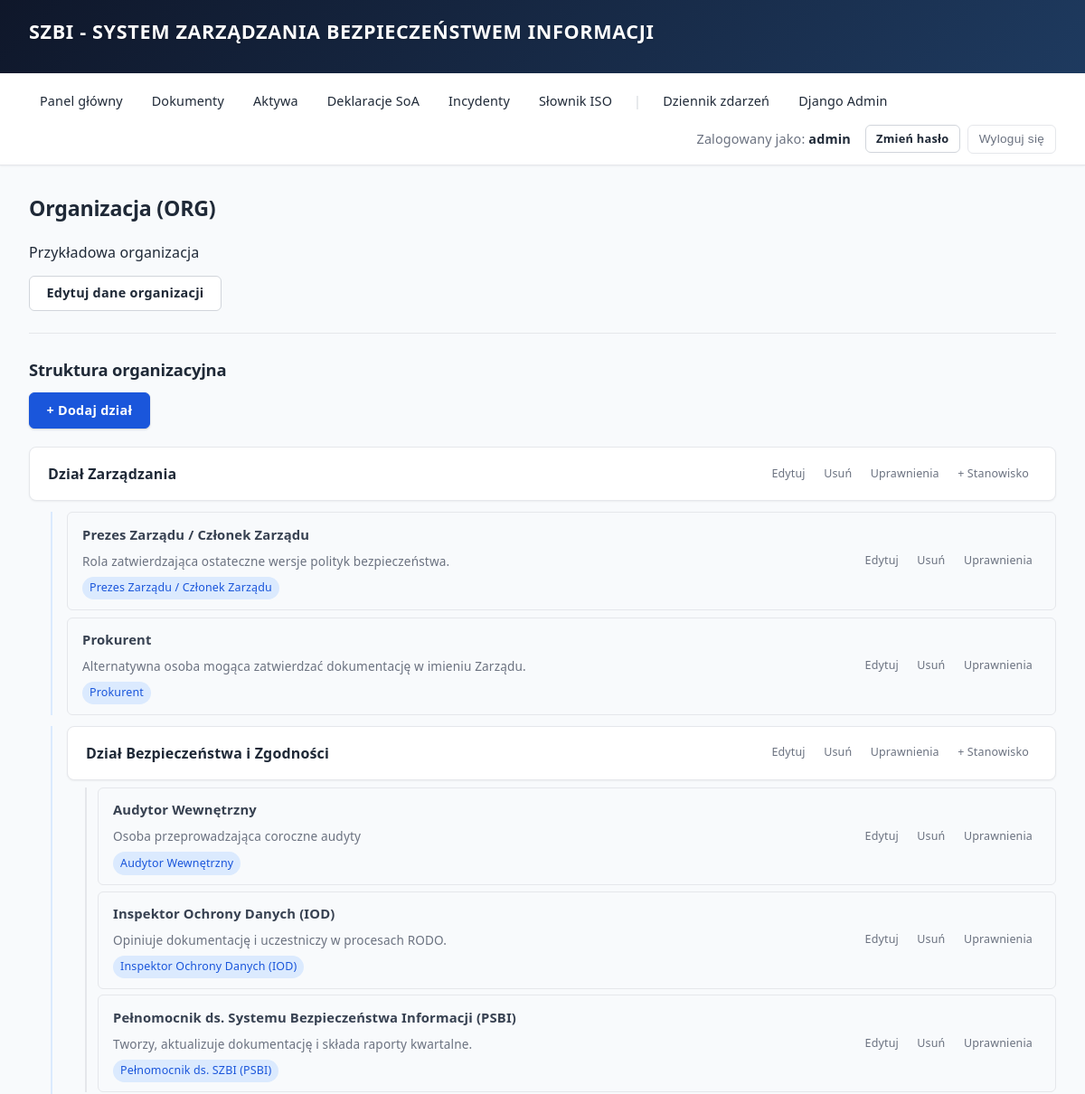
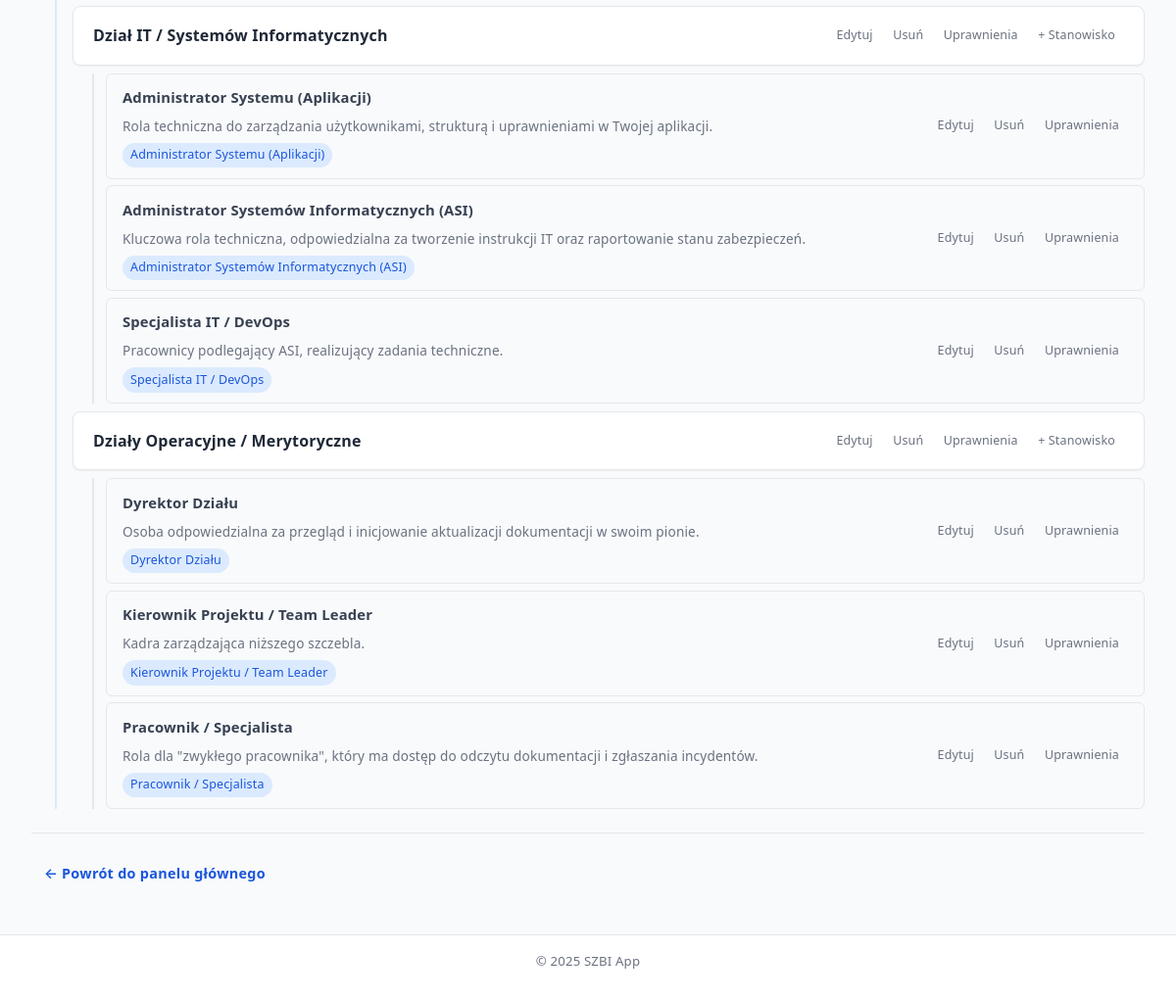
The page /organizacja/ (signed in) on the database its author committed (2 pictures, top to bottom).
### core/models.py (models this page shows, shortened)
class Organization(models.Model):
    name = models.CharField(max_length=255, verbose_name="Nazwa organizacji")
    short_name = models.CharField(max_length=50, verbose_name="Skrót nazwy", blank=True)
    description = models.TextField(verbose_name="Opis", blank=True)
    address = models.TextField(verbose_name="Adres", blank=True)
    phone = models.CharField(max_length=50, verbose_name="Telefon", blank=True)
    email = models.EmailField(verbose_name="Email", blank=True)
    website = models.URLField(verbose_name="Strona WWW", blank=True)
    nip = models.CharField(max_length=20, verbose_name="NIP", blank=True)
    regon = models.CharField(max_length=20, verbose_name="REGON", blank=True)
    parent = models.ForeignKey(
        'self',
        on_delete=models.CASCADE,
        null=True,
        blank=True,
        related_name='children',
        verbose_name="Organizacja nadrzędna"
    )
    created_at = models.DateTimeField(auto_now_add=True, verbose_name="Data utworzenia")
    updated_at = models.DateTimeField(auto_now=True, verbose_name="Data modyfikacji")
    created_by = models.ForeignKey(
        User,
        on_delete=models.SET_NULL,
        null=True,
        related_name='created_organizations',
        verbose_name="Utworzył"
    )
    class Meta:
        verbose_name = "Organizacja"
        verbose_name_plural = "Organizacje"
        ordering = ['name']

class Department(models.Model):
    organization = models.ForeignKey(
        Organization,
        on_delete=models.CASCADE,
        related_name='departments',
        verbose_name="Organizacja"
    )
    name = models.CharField(max_length=255, verbose_name="Nazwa działu")
    description = models.TextField(verbose_name="Opis", blank=True)
    parent = models.ForeignKey(
        'self',
        on_delete=models.CASCADE,
        null=True,
        blank=True,
        related_name='subdepartments',
        verbose_name="Dział nadrzędny"
    )
    created_at = models.DateTimeField(auto_now_add=True, verbose_name="Data utworzenia")
    updated_at = models.DateTimeField(auto_now=True, verbose_name="Data modyfikacji")
    class Meta:
        verbose_name = "Dział"
        verbose_name_plural = "Działy"
        ordering = ['organization', 'name']

class Position(models.Model):
    organization = models.ForeignKey(
        Organization,
        on_delete=models.CASCADE,
        related_name='positions',
        verbose_name="Organizacja"
    )
    name = models.CharField(max_length=255, verbose_name="Nazwa stanowiska")
    description = models.TextField(verbose_name="Opis", blank=True)
    department = models.ForeignKey(
        Department,
        on_delete=models.SET_NULL,
        null=True,
        blank=True,
        related_name='positions',
        verbose_name="Dział"
    )
    created_at = models.DateTimeField(auto_now_add=True, verbose_name="Data utworzenia")
    updated_at = models.DateTimeField(auto_now=True, verbose_name="Data modyfikacji")
    class Meta:
        verbose_name = "Stanowisko"
        verbose_name_plural = "Stanowiska"
        ordering = ['organization', 'name']

class PositionPermission(models.Model):
    position = models.ForeignKey(
        Position,
        on_delete=models.CASCADE,
        related_name='permission_assignments',
        verbose_name="Stanowisko"
    )
    permission_group = models.ForeignKey(
        PermissionGroup,
        on_delete=models.CASCADE,
        related_name='position_assignments',
        verbose_name="Grupa uprawnień"
    )
    created_at = models.DateTimeField(auto_now_add=True, verbose_name="Data przypisania")
    class Meta:
        verbose_name = "Uprawnienie stanowiska"
        verbose_name_plural = "Uprawnienia stanowisk"
        unique_together = ['position', 'permission_group']

class PermissionGroup(models.Model):
    name = models.CharField(max_length=255, verbose_name="Nazwa grupy")
    description = models.TextField(verbose_name="Opis", blank=True)
    permissions = models.ManyToManyField(
        Permission,
        blank=True,
        related_name='groups',
        verbose_name="Uprawnienia"
    )
    created_at = models.DateTimeField(auto_now_add=True, verbose_name="Data utworzenia")
    updated_at = models.DateTimeField(auto_now=True, verbose_name="Data modyfikacji")
    class Meta:
        verbose_name = "Grupa uprawnień"
        verbose_name_plural = "Grupy uprawnień"
        ordering = ['name']

### core/views.py (the view)
# urls.py: path('organizacja/', views.organization_structure, name='organization_structure'),
@login_required
@user_passes_test(is_admin)
def organization_structure(request):
    organization = get_or_create_organization()
    departments = organization.departments.filter(parent__isnull=True)
    return render(request, 'core/organization_structure.html', {
        'organization': organization,
        'departments': departments,
    })

### core/views.py (called while the page is built)
def is_admin(user):
    return user.is_staff or user.is_superuser

def get_or_create_organization():
    org, created = Organization.objects.get_or_create(
        pk=1,
        defaults={'name': 'Moja Organizacja', 'short_name': 'MO'}
    )
    return org

### templates/core/organization_structure.html (shortened to what this page needs)
{% extends "base.html" %}
{% block content %}
<h2>{{ organization.name }}{% if organization.short_name %} ({{ organization.short_name }}){% endif %}</h2>
{% if organization.description %}
<p>{{ organization.description }}</p>
{% endif %}
<p class="actions">
    <a href="{% url 'core:organization_edit' %}" class="btn btn-outline">Edytuj dane organizacji</a>
</p>
<hr>
<h3>Struktura organizacyjna</h3>
<p class="actions"><a href="{% url 'core:department_create' %}" class="btn">+ Dodaj dział</a></p>
{% if departments %}
<ul class="org-tree">
    {% for dept in departments %}
    <li>
        <div class="org-node">
            <div class="org-node-header">
                <div>
                    <strong>{{ dept.name }}</strong>
                </div>
                <small class="tree-actions">
                    <a href="{% url 'core:department_update' pk=dept.pk %}">Edytuj</a>
                    <a href="{% url 'core:department_delete' pk=dept.pk %}">Usuń</a>
                    <a href="{% url 'core:department_permissions' pk=dept.pk %}">Uprawnienia</a>
                    <a href="{% url 'core:position_create_in_dept' dept_pk=dept.pk %}">+ Stanowisko</a>
                </small>
            </div>
        </div>
        {% if dept.positions.exists %}
        <ul class="org-children">
            {% for pos in dept.positions.all %}
            <li>
                <div class="org-child-node">
                    <div class="org-node-header">
                        <div>
                            <strong>{{ pos.name }}</strong>
                            {% if pos.description %}<div class="org-node-meta">{{ pos.description }}</div>{% endif %}
                            {% if pos.permission_assignments.exists %}
                            <span class="org-node-perms">
                                {% for pa in pos.permission_assignments.all %}{{ pa.permission_group.name }}{% if not forloop.last %}, {% endif %}{% endfor %}
                            </span>
                            {% endif %}
                        </div>
                        <small class="tree-actions">
                            <a href="{% url 'core:position_update' pk=pos.pk %}">Edytuj</a>
                            <a href="{% url 'core:position_delete' pk=pos.pk %}">Usuń</a>
                            <a href="{% url 'core:position_permissions' pk=pos.pk %}">Uprawnienia</a>
                        </small>
                    </div>
                </div>
            </li>
            {% endfor %}
        </ul>
        {% endif %}
        {% if dept.subdepartments.exists %}
        <ul class="org-children">
            {% for subdept in dept.subdepartments.all %}
            <li>
                <div class="org-node">
                    <div class="org-node-header">
                        <div>
                            <strong>{{ subdept.name }}</strong>
                        </div>
                        <small class="tree-actions">
                            <a href="{% url 'core:department_update' pk=subdept.pk %}">Edytuj</a>
                            <a href="{% url 'core:department_delete' pk=subdept.pk %}">Usuń</a>
                            <a href="{% url 'core:department_permissions' pk=subdept.pk %}">Uprawnienia</a>
                            <a href="{% url 'core:position_create_in_dept' dept_pk=subdept.pk %}">+ Stanowisko</a>
                        </small>
                    </div>
                </div>
                {% if subdept.positions.exists %}
                <ul class="org-sub-children">
                    {% for pos in subdept.positions.all %}
                    <li>
                        <div class="org-child-node">
                            <div class="org-node-header">
                                <div>
                                    <strong>{{ pos.name }}</strong>
                                    {% if pos.description %}<div class="org-node-meta">{{ pos.description }}</div>{% endif %}
                                    {% if pos.permission_assignments.exists %}
                                    <span class="org-node-perms">
                                        {% for pa in pos.permission_assignments.all %}{{ pa.permission_group.name }}{% if not forloop.last %}, {% endif %}{% endfor %}
                                    </span>
                                    {% endif %}
                                </div>
                                <small class="tree-actions">
                                    <a href="{% url 'core:position_update' pk=pos.pk %}">Edytuj</a>
                                    <a href="{% url 'core:position_delete' pk=pos.pk %}">Usuń</a>
                                    <a href="{% url 'core:position_permissions' pk=pos.pk %}">Uprawnienia</a>
                                </small>
                            </div>
                        </div>
                    </li>
                    {% endfor %}
                </ul>
                {% endif %}
            </li>
            {% endfor %}
        </ul>
        {% endif %}
    </li>
    {% endfor %}
</ul>
{% else %}
<p>Brak działów. <a href="{% url 'core:department_create' %}" class="btn">Dodaj pierwszy dział</a>.</p>
{% endif %}
<hr>
<p>
    <a href="{% url 'core:dashboard' %}" class="btn btn-ghost">← Powrót do panelu głównego</a>
</p>
{% endblock %}

### templates/base.html (shortened to what this page needs)
{% load static %}
<!DOCTYPE html>
<html lang="pl">
<head>
    <link rel="stylesheet" href="{% static 'css/style.css' %}">
</head>
<body>
    <header>
        <h1>SZBI - System Zarządzania Bezpieczeństwem Informacji</h1>
    </header>
    <nav>
        {% if user.is_authenticated %}
            <a href="{% url 'core:dashboard' %}">Panel główny</a>
            <a href="/documents/">Dokumenty</a>
            <a href="/aktywa/">Aktywa</a>
            <a href="/deklaracje/">Deklaracje SoA</a>
            <a href="/incydenty/">Incydenty</a>
            <a href="/slownik/">Słownik ISO</a>
            {% if user.is_staff %}
                <span class="nav-separator">|</span>
                <a href="{% url 'core:activity_log_list' %}">Dziennik zdarzeń</a>
                <a href="/admin/">Django Admin</a>
            {% endif %}
            <span>Zalogowany jako: <strong>{{ user.username }}</strong></span>
            <a href="{% url 'core:password_change' %}" class="btn btn-sm btn-outline" style="margin-left: 0.5rem;">Zmień hasło</a>
            <form method="post" action="{% url 'logout' %}">
                <button type="submit">Wyloguj się</button>
            </form>
        {% else %}
            <a href="{% url 'login' %}">Zaloguj się</a>
        {% endif %}
    </nav>
    <main>
        {% block content %}
        {% endblock %}
    </main>
    <footer>
        <p>&copy; 2025 SZBI App</p>
    </footer>
</body>
</html>

### rows shown on the page
Organization: name "Organizacja", short_name "ORG", description "Przykładowa organizacja"
Department: name "Dział Zarządzania"
Position: name "Prezes Zarządu / Członek Zarządu", description "Rola zatwierdzająca ostateczne wersje polityk bezpieczeństwa."
PositionPermission: permission_group.name "Prezes Zarządu / Członek Zarządu"
Position: name "Prokurent", description "Alternatywna osoba mogąca zatwierdzać dokumentację w imieniu Zarządu."
PositionPermission: permission_group.name "Prokurent"
Department: name "Dział Bezpieczeństwa i Zgodności"
Position: name "Audytor Wewnętrzny", description "Osoba przeprowadzająca coroczne audyty"
PositionPermission: permission_group.name "Audytor Wewnętrzny"
Position: name "Inspektor Ochrony Danych (IOD)", description "Opiniuje dokumentację i uczestniczy w procesach RODO."
PositionPermission: permission_group.name "Inspektor Ochrony Danych (IOD)"
Position: name "Pełnomocnik ds. Systemu Bezpieczeństwa Informacji (PSBI)", description "Tworzy, aktualizuje dokumentację i składa raporty kwartalne."
PositionPermission: permission_group.name "Pełnomocnik ds. SZBI (PSBI)"
Department: name "Dział IT / Systemów Informatycznych"
Position: name "Administrator Systemu (Aplikacji)", description "Rola techniczna do zarządzania użytkownikami, strukturą i uprawnieniami w Twojej aplikacji."
PositionPermission: permission_group.name "Administrator Systemu (Aplikacji)"
Position: name "Administrator Systemów Informatycznych (ASI)", description "Kluczowa rola techniczna, odpowiedzialna za tworzenie instrukcji IT oraz raportowanie stanu zabezpieczeń."
PositionPermission: permission_group.name "Administrator Systemów Informatycznych (ASI)"
Position: name "Specjalista IT / DevOps", description "Pracownicy podlegający ASI, realizujący zadania techniczne."
PositionPermission: permission_group.name "Specjalista IT / DevOps"
Department: name "Działy Operacyjne / Merytoryczne"
Position: name "Dyrektor Działu", description "Osoba odpowiedzialna za przegląd i inicjowanie aktualizacji dokumentacji w swoim pionie."
PositionPermission: permission_group.name "Dyrektor Działu"
Position: name "Kierownik Projektu / Team Leader", description "Kadra zarządzająca niższego szczebla."
PositionPermission: permission_group.name "Kierownik Projektu / Team Leader"
Position: name "Pracownik / Specjalista", description "Rola dla \"zwykłego pracownika\", który ma dostęp do odczytu dokumentacji i zgłaszania incydentów."
PositionPermission: permission_group.name "Pracownik / Specjalista"

### other values the page prints
{{ user.username }} "admin"
